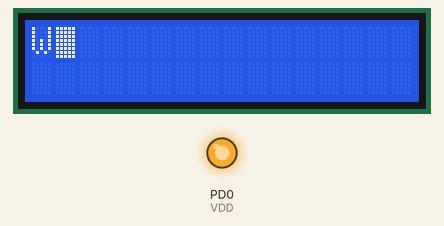
Simulated run of this program. Board: ATtiny2313a, built with avr-gcc and emulated at 4 MHz. On the bench: 16×2 character LCD, output pins drawn as LEDs (lit = HIGH). Wiring (inferred from the names in the program): character LCD (HD44780): RS PD1; E PD2; data PD3, PD4, PD5, PD6. Pins used as bus, display or sensor lines are not drawn. At 6.1 s the program stops and its outputs stay as they are.

Above: at 0.17 s.
At 1.58 s:
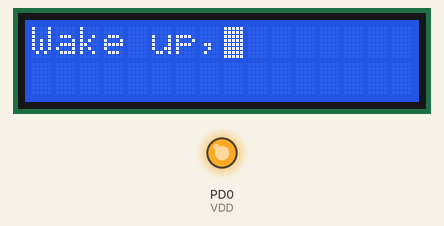
At 3.19 s:
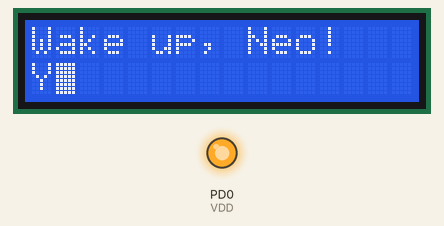
At 6.2 s:
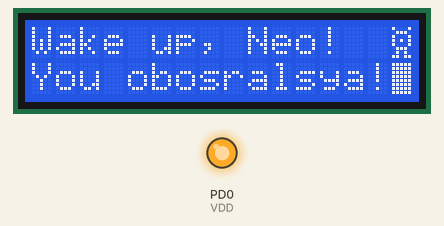
Timing chart, 0 to 7.6 s (numbered marks = the images above):
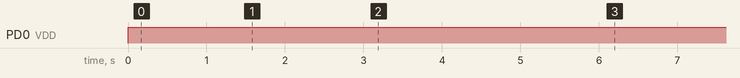

Measured:
- by itself, PD0 (VDD): LOW → HIGH at 0.00 s

The program:

main.c
```c
/*
 * lcd.c
 *
 * Created: 10.05.2021 18:36:46
 * Author : User
 */
#define F_CPU 4000000
#include <avr/io.h>
#include <util/delay.h>


#define VDD PIND0
#define RS PIND1
#define E PIND2
#define D4 PIND3
#define D5 PIND4
#define D6 PIND5
#define D7 PIND6

void init()
{
	DDRD |= (1<<VDD)|(1<<RS)|(1<<E)|(1<<D4)|(1<<D5)|(1<<D6)|(1<<D7);
	PORTD &= ~((1<<VDD)|(1<<RS)|(1<<E)|(1<<D4)|(1<<D5)|(1<<D6)|(1<<D7));
	PORTD |= (1<<VDD);
	_delay_ms(20);
	PORTD |= (1<<E);
	_delay_us(50);
	PORTD |= (1<<D4)|(1<<D5);
	PORTD &= ~(1<<E);
	_delay_us(4200);
	PORTD |= (1<<E);
	_delay_us(50);
	PORTD &= ~(1<<E);
	_delay_us(150);
	PORTD |= (1<<E);
	_delay_us(50);
	PORTD &= ~(1<<E);
	_delay_ms(1);
	PORTD |= (1<<E);
	_delay_us(50);
	PORTD &= ~(1<<D4);
	PORTD &= ~(1<<E);
	_delay_ms(1);
}

void command (unsigned char data)
{
	PORTD &= ~(1<<RS);
	unsigned char data_h = data>>1;
	data_h &= 0b01111000;
	unsigned char data_l = data<<3;
	data_l &= 0b01111000;
	PORTD |= (1<<E);
	_delay_us(50);
	PORTD &= ~((1<<D4)|(1<<D5)|(1<<D6)|(1<<D7));
	PORTD |= data_h;
	PORTD &= ~(1<<E);
	_delay_us(50);
	PORTD |= (1<<E);
	_delay_us(50);
	PORTD &= ~((1<<D4)|(1<<D5)|(1<<D6)|(1<<D7));
	PORTD |= data_l;
	PORTD &= ~(1<<E);
	_delay_ms(1);
}

void send (unsigned char data)
{
	PORTD |= (1<<RS);
	unsigned char data_h = data>>1;
	data_h &= 0b01111000;
	unsigned char data_l = data<<3;
	data_l &= 0b01111000;
	PORTD |= (1<<E);
	_delay_us(50);
	PORTD &= ~((1<<D4)|(1<<D5)|(1<<D6)|(1<<D7));
	PORTD |= data_h;
	PORTD &= ~(1<<E);
	_delay_us(50);
	PORTD |= (1<<E);
	_delay_us(50);
	PORTD &= ~((1<<D4)|(1<<D5)|(1<<D6)|(1<<D7));
	PORTD |= data_l;
	PORTD &= ~(1<<E);
	_delay_ms(1);
}

void set_position (unsigned char stroka, unsigned char symb)
{
	command((0x40*stroka+symb)|0b10000000);
}

int main(void)
{

	init();
	command(0b00101000); //4-bit, 2-lines
	//command(0b00001100); //display_on, cursor_off, blink_off
	command(0b00001111); //display_on, cursor_on, blink_on
	command(0b00000110); //cursor_right, no_display_shift

	command(0b01000000);
	send(0b00011111);
	send(0b00011110);
	send(0b00011110);
	send(0b00011100);
	send(0b00011100);
	send(0b00011000);
	send(0b00011000);
	send(0b00010000);

	send(0b00010000);
	send(0b00011000);
	send(0b00011000);
	send(0b00011100);
	send(0b00011100);
	send(0b00011110);
	send(0b00011110);
	send(0b00011111);

	send(0b00000000);
	send(0b00000001);
	send(0b00000001);
	send(0b00000011);
	send(0b00000011);
	send(0b00000111);
	send(0b00000111);
	send(0b00001111);

	send(0b00001111);
	send(0b00000111);
	send(0b00000111);
	send(0b00000011);
	send(0b00000011);
	send(0b00000001);
	send(0b00000001);
	send(0b00000000);

	send(0b00010001);
	send(0b00001110);
	send(0b00010001);
	send(0b00010101);
	send(0b00010001);
	send(0b00001110);
	send(0b00001010);
	send(0b00011011);

	set_position(0,0);
	send('W');_delay_ms(200);
	send('a');_delay_ms(200);
	send('k');_delay_ms(200);
	send('e');_delay_ms(200);
	send(' ');_delay_ms(200);
	send('u');_delay_ms(200);
	send('p');_delay_ms(200);
	send(',');_delay_ms(200);
	send(' ');_delay_ms(200);
	send('N');_delay_ms(200);
	send('e');_delay_ms(200);
	send('o');_delay_ms(200);
	send('!');	_delay_ms(200);
	send(' ');_delay_ms(200);
	send(' ');_delay_ms(200);


	set_position(1,0);
	send('Y');_delay_ms(200);
	send('o');_delay_ms(200);
	send('u');_delay_ms(200);
	send(' ');_delay_ms(200);
	send('o');_delay_ms(200);
	send('b');_delay_ms(200);
	send('o');_delay_ms(200);
	send('s');_delay_ms(200);
	send('r');_delay_ms(200);
	send('a');_delay_ms(200);
	send('l');_delay_ms(200);
	send('s');_delay_ms(200);
	send('y');_delay_ms(200);
	send('a');_delay_ms(200);
	send('!');_delay_ms(200);

	set_position(0,15);
	send(4);
	set_position(1,15);


    /* Replace with your application code */
    while (1)
    {
    }
}
```
